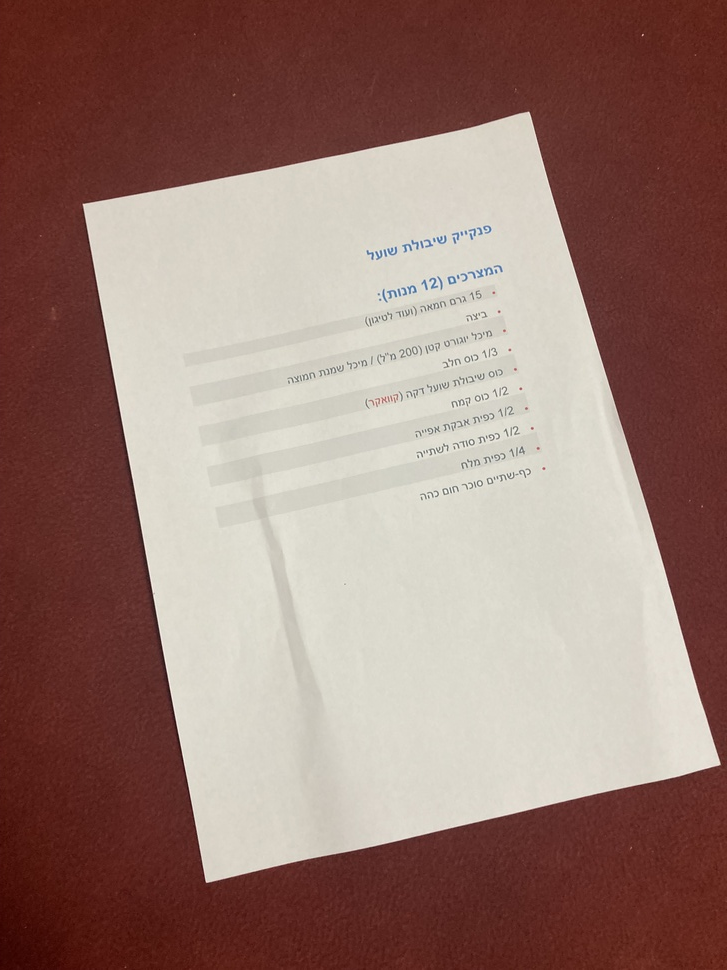
#> input picture עיבוד תמונה וראייה ממוחשבת/hw2/pictures/IMG-3763.jpg, 727 x 970 px, shrunk from 3024 x 4032 before the run
$ python 336551072.py pictures/IMG-3763.jpg out.png
#> lines starting #> are read from the running program, lines starting #| are printed output that depends on the picture; after the words box and inside, x2 and y2 are one past the last pixel; in counts of white or black regions, pixels touching at a corner belong together
#!/usr/bin/env python
# coding: utf-8

# In[1]:


import cv2
import numpy as np
import sys
import os
#import matplotlib.pyplot as plt

inpu = str(sys.argv[1])
outpu = str(sys.argv[2])


# In[4]:


### 1


# In[5]:


img = cv2.imread(inpu)
#> img is the input picture: shape (970, 727, 3); mean B, G, R 115.3, 123.8, 153.1
imgGray = cv2.cvtColor(img, cv2.COLOR_BGR2GRAY)
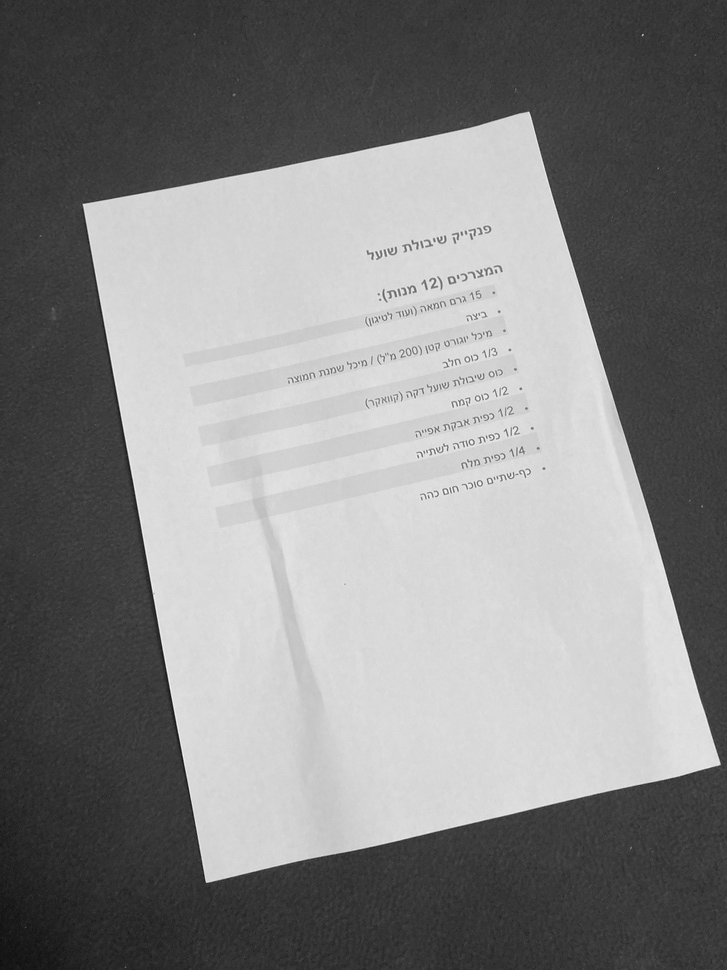
#> imgGray: shape (970, 727); min 15, max 254, mean 131.6
rows, cols = imgGray.shape[:2]
#> rows = 970; cols = 727

thres , imgB = cv2.threshold(imgGray, 135, 255, cv2.THRESH_BINARY)
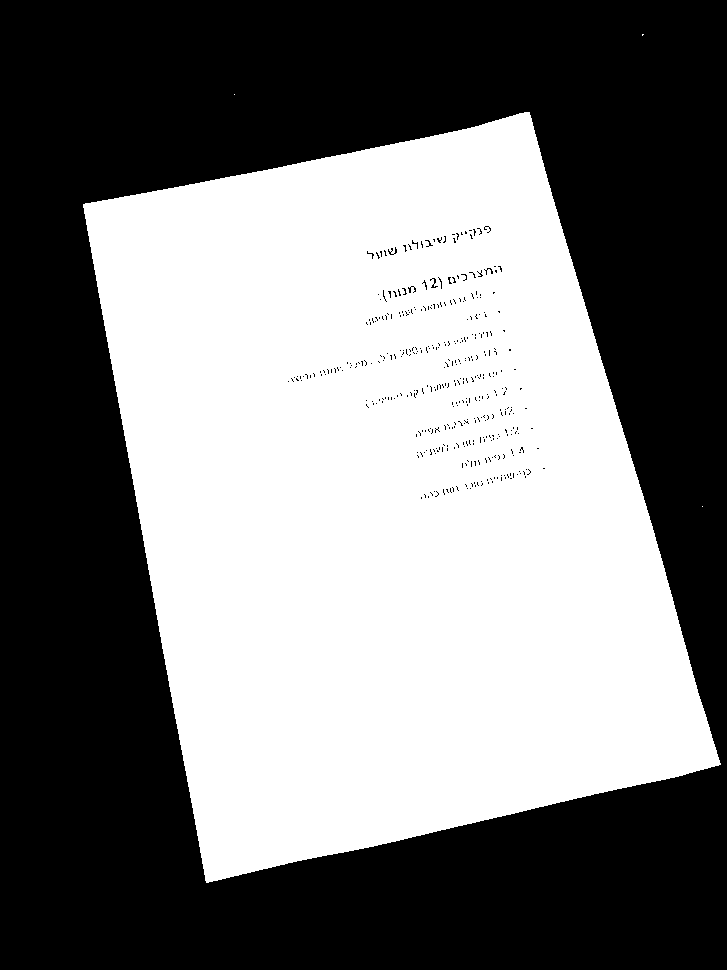
#> imgB: shape (970, 727); 47.5% white; 4 white regions (3 under 20 px)

cv2.imwrite('Desktop/ocv/list.jpg', imgB)


# In[6]:


### 2


# In[7]:


imgCopy = img.copy()
(cnts , _) = cv2.findContours(imgB ,cv2.RETR_EXTERNAL, cv2.CHAIN_APPROX_SIMPLE)
#> cnts = 4 contours, 3 with area under 20; largest, box (x1, y1, x2, y2) and area: (83, 112, 721, 883) 334987


# In[8]:


### 3


# In[9]:


epsilon = 0
for i in range(len(cnts)):
    if 0.01*cv2.arcLength(cnts[i],True)>epsilon:
        epsilon = 0.01*cv2.arcLength(cnts[i],True)
        n = cnts[i]
#> this loop made 4 passes
#> epsilon on pass 2: 25.07
#> after the loop, epsilon = 25.07; n = contour of 1052 points, box (x1, y1, x2, y2) (83, 112, 721, 883), area 334987

approx = cv2.approxPolyDP(n,epsilon,True)
#> approx = [[529, 112], [83, 204], [206, 882], [720, 764]]


# In[10]:


### 4


# In[11]:


pt = [approx[0][0],approx[1][0],approx[2][0],approx[3][0]]
#> pt = [[529, 112], [83, 204], [206, 882], [720, 764]]
l = []
for i in range(4):
    l.append([pt[i][0],pt[i][1],pt[i][0]+pt[i][1]])
#> after the loop, l = [[529, 112, 641], [83, 204, 287], [206, 882, 1088], [720, 764, 1484]]


# In[12]:


pmin = l[0][2]
#> pmin = 641
pmax = l[0][2]
#> pmax = 641
pn = [l[0][0],l[0][1]]
#> pn = [529, 112]
px = [l[0][0],l[0][1]]
#> px = [529, 112]
onetwo = []
points = []

for i in range(4):
    if l[i][2]<pmin:
        pmin = l[i][2]
        pn = [l[i][0],l[i][1]]
    if l[i][2]>pmax:
        pmax = l[i][2]
        px = [l[i][0],l[i][1]]
#> this loop made 4 passes
#> (pmax, px) on passes 3 to 4: (1088, [206, 882]), (1484, [720, 764])
#> (pmin, pn) on pass 2: (287, [83, 204])
#> after the loop, pmax = 1484; pmin = 287
for i in range(4):
    if l[i][2] != pmin and l[i][2] != pmax:
        onetwo.append([l[i][0],l[i][1]])
#> after the loop, onetwo = [[529, 112], [206, 882]]

points.append(pn)
points.append(px)

if onetwo[0][0]<onetwo[1][0]:
    points.append(onetwo[0])
    points.append(onetwo[1])
elif onetwo[0][0]>onetwo[1][0]:
    points.append(onetwo[1])
    points.append(onetwo[0])


# In[14]:


### 5


# In[17]:


rows, cols = imgGray.shape[:2]

pts1 = np.float32([points[0],points[2], points[3], points[1]])
#> pts1 = [[83, 204], [206, 882], [529, 112], [720, 764]]
pts2 = np.float32([[0 , 0],[0 ,rows],[cols, 0],[cols, rows]])
#> pts2 = [[0, 0], [0, 970], [727, 0], [727, 970]]

M = cv2.getPerspectiveTransform(pts1, pts2)
#> M = [[1.63, -0.295, -74.85], [0.347, 1.68, -371.8], [1.59e-05, 0.000245, 1]]

###6
dst = cv2.warpPerspective(img, M, (cols, rows))
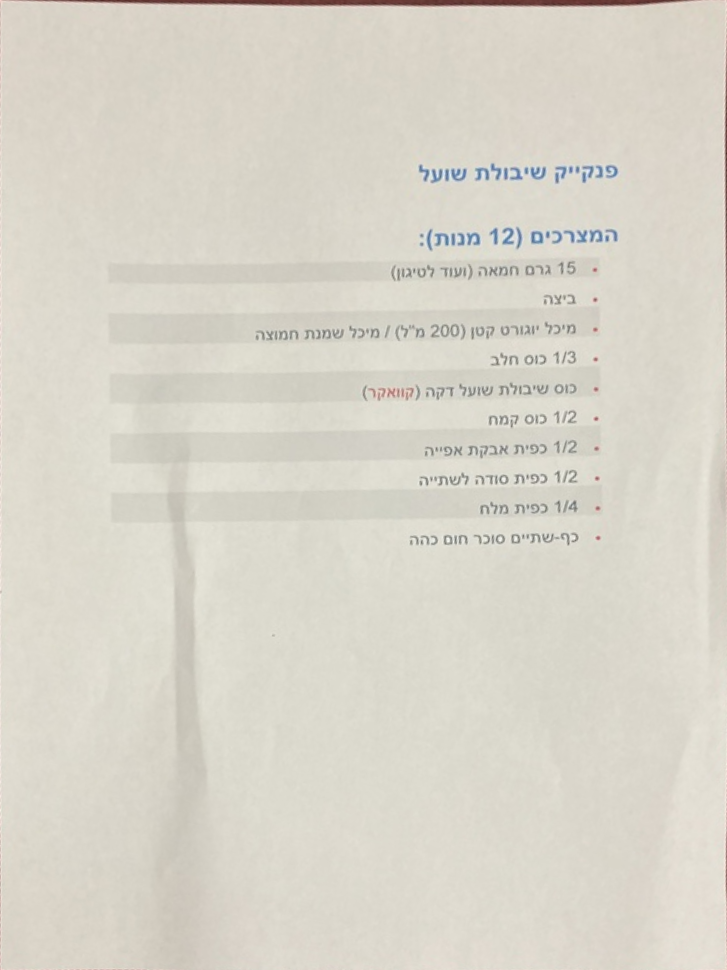
#> dst: shape (970, 727, 3); mean B, G, R 201.7, 213, 216.8


### 7
cv2.imwrite(outpu + '\\' + str(inpu[-7:]) +'.jpg', dst)

$ run again, on עיבוד תמונה וראייה ממוחשבת/hw2/pictures/IMG-3785.jpg
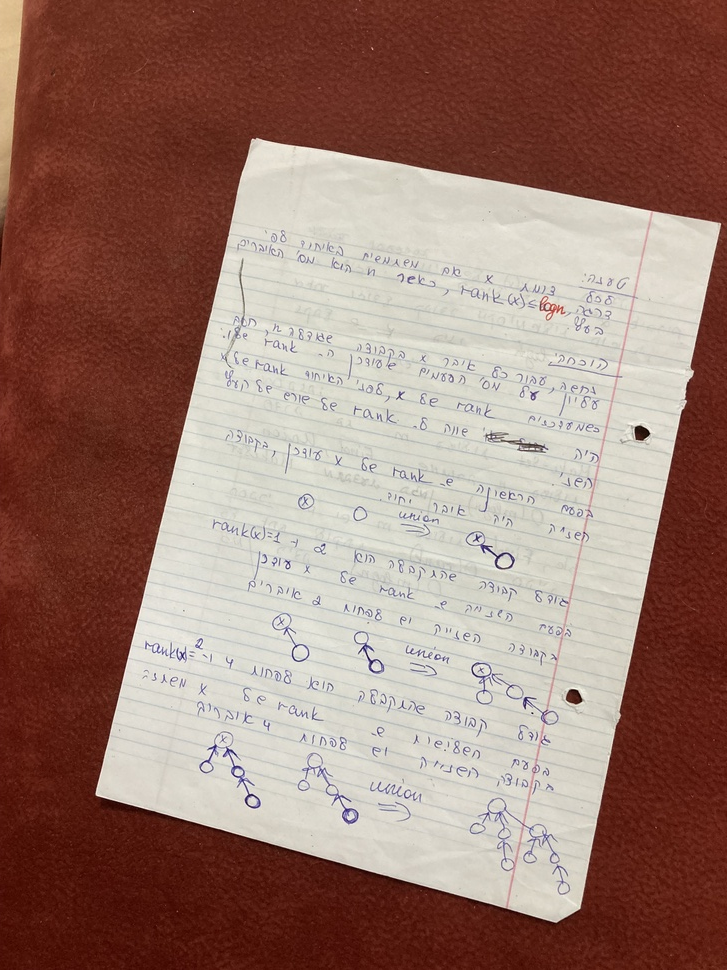
#> input picture עיבוד תמונה וראייה ממוחשבת/hw2/pictures/IMG-3785.jpg, 727 x 970 px, shrunk from 3024 x 4032 before the run
#> img is the input picture: shape (970, 727, 3); mean B, G, R 110.9, 121.7, 153.5
#> `thres , imgB = cv2.threshold(imgGray, 135, 255, cv2.THRESH_BINARY)`:
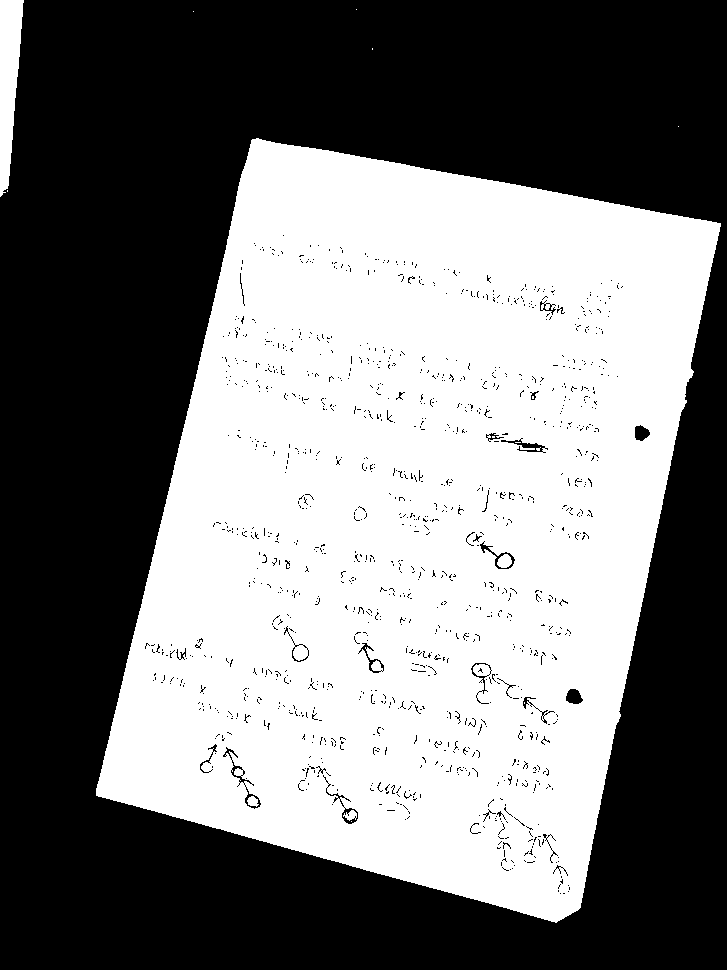
#> imgB: shape (970, 727); 47.7% white; 16 white regions (11 under 20 px)
#> cnts = 7 contours, 5 with area under 20; largest, box (x1, y1, x2, y2) and area: (96, 138, 721, 923) 338382, (0, 0, 24, 197) 2866
#> the loop `for i in range(len(cnts)):` made 7 passes
#> (epsilon, n) on pass 1: (0.02, [[7, 190], [7, 191]])
#> after the loop `for i in range(len(cnts)):`: epsilon = 25.17; n = contour of 1055 points, box (x1, y1, x2, y2) (96, 138, 721, 923), area 338382
#> approx = [[252, 139], [96, 795], [556, 922], [720, 223]]
#> after the loop `for i in range(4):`: l = [[252, 139, 391], [96, 795, 891], [556, 922, 1478], [720, 223, 943]]
#> `pmin = l[0][2]`: pmin = 391
#> pn = [252, 139]
#> the loop `for i in range(4):` made 4 passes
#> (pmax, px) on passes 2 to 3: (891, [96, 795]), (1478, [556, 922])
#> after the loop `for i in range(4):`: pmax = 1478; pmin = 391
#> after the loop `for i in range(4):`: onetwo = [[96, 795], [720, 223]]
#> pts1 = [[252, 139], [96, 795], [720, 223], [556, 922]]
#> M = [[1.65, 0.392, -470.2], [-0.266, 1.48, -138.9], [0.000137, 3.93e-05, 1]]
#> `dst = cv2.warpPerspective(img, M, (cols, rows))`:
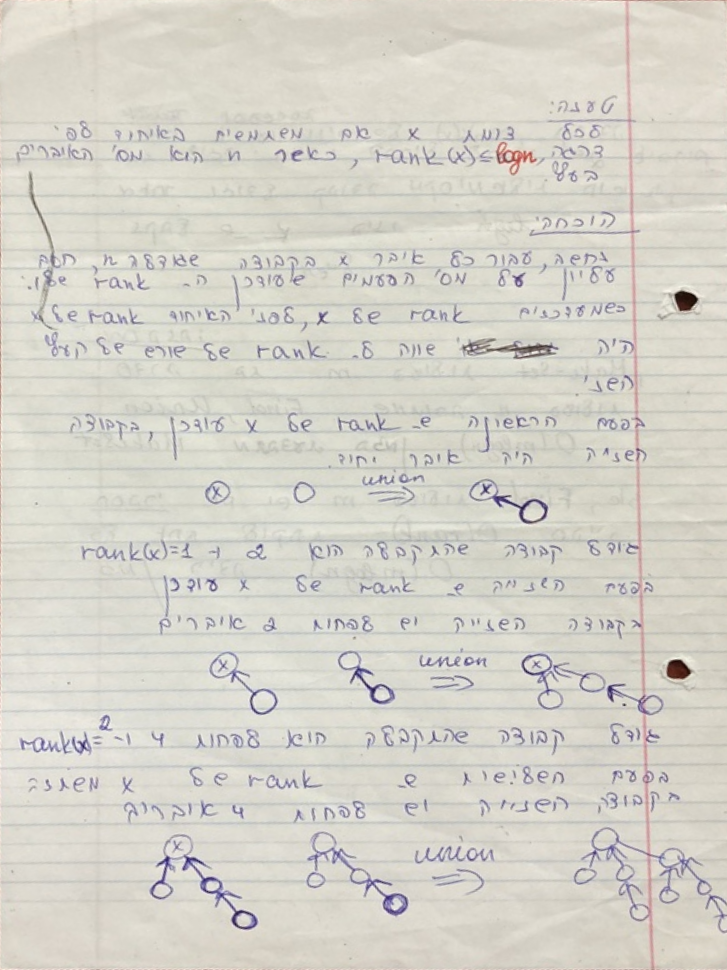
#> dst: shape (970, 727, 3); mean B, G, R 202.1, 211, 213.5
